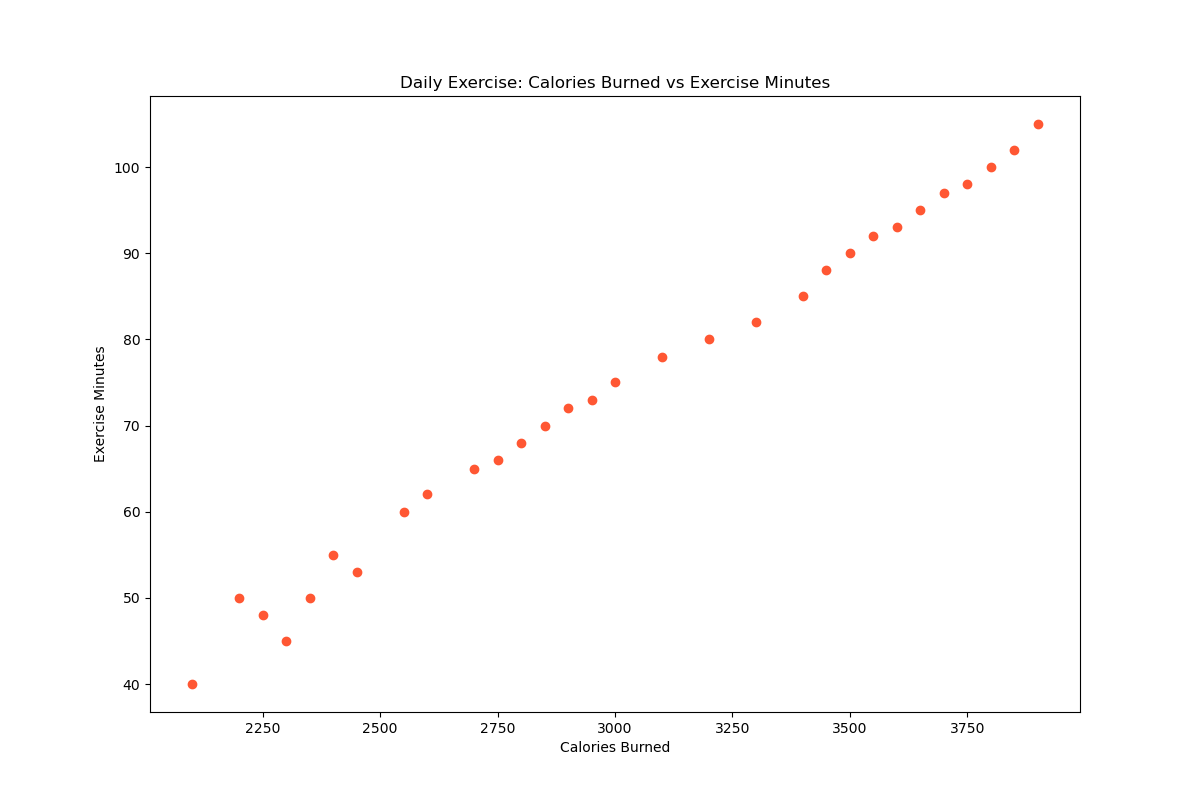

Python code for this plot:

import matplotlib.pyplot as plt

days = [1, 2, 3, 4, 5, 6, 7, 8, 9, 10, 11, 12, 13, 14, 15, 16, 17, 18, 19, 20,
        21, 22, 23, 24, 25, 26, 27, 28, 29, 30]
calories_burned = [2300, 2200, 2100, 2400, 2350, 2250, 2450, 2550, 2600, 2700, 
                   2750, 2800, 2850, 2900, 2950, 3000, 3100, 3200, 3300, 3400, 
                   3450, 3500, 3550, 3600, 3650, 3700, 3750, 3800, 3850, 3900]
exercise_minutes = [45, 50, 40, 55, 50, 48, 53, 60, 62, 65, 66, 68, 70, 72, 73, 
                    75, 78, 80, 82, 85, 88, 90, 92, 93, 95, 97, 98, 100, 102, 105]

plt.figure(figsize=(12, 8))
plt.scatter(calories_burned, exercise_minutes, color='#FF5733')

plt.xlabel('Calories Burned')
plt.ylabel('Exercise Minutes')
plt.title('Daily Exercise: Calories Burned vs Exercise Minutes')

plt.show()
